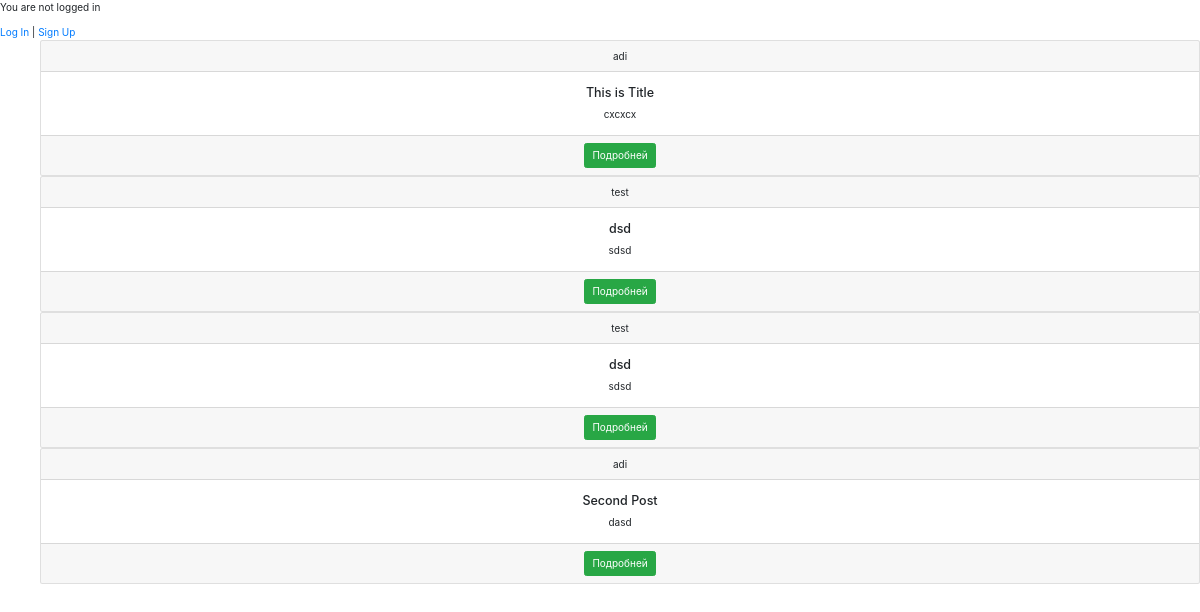
/home/, run on the app's committed database.
### declaration/models.py (models this page shows)
class Abs(models.Model):
    user = models.ForeignKey(user_model, on_delete=models.CASCADE)
    text = models.TextField()
    title = models.CharField(max_length=30)
    file = models.FileField()

### authUser/models.py (models this page shows)
class User(AbstractUser):
    categoriUser = models.ForeignKey(CategoriUser, null= True,  on_delete=models.CASCADE)
    code = models.PositiveIntegerField()
    def __str__(self) -> str:
        return self.username

### declaration/views.py (the view)
# urls.py: path('home/', Posts.as_view(),  name = 'home'),
class Posts(ListView):
    model = Abs
    paginate_by = 50
    template_name = 'home.html'
    context_object_name = 'posts'

### template/home.html (shortened to what this page needs)
{% extends 'base/defualt.html'%}
{% block content %}
    <ul>
    {% for post in posts %}
    <div class="card text-center reviews">
        <div class="card-header">
            {{ post.user }}
        </div>
        <div class="card-body">
          <h5 class="card-title"> {{ post.title}}</h5>
          <p class="card-text"> {{ post.text }}</p>
        </div>
        <div class="card-footer text-muted ">
            <a href="{% url 'detail' post.pk %}" class="btn btn-success"> Подробней </a>
        </div>
    </div>
        {% empty %}
        <li>No articles yet.</li>
    {% endfor %}
    </ul>
{% endblock %}

### data on the page
Abs: user "adi", title "This is Title", text "cxcxcx"
Abs: user "test", title "dsd", text "sdsd"
Abs: user "test", title "dsd", text "sdsd"
Abs: user "adi", title "Second Post", text "dasd"
